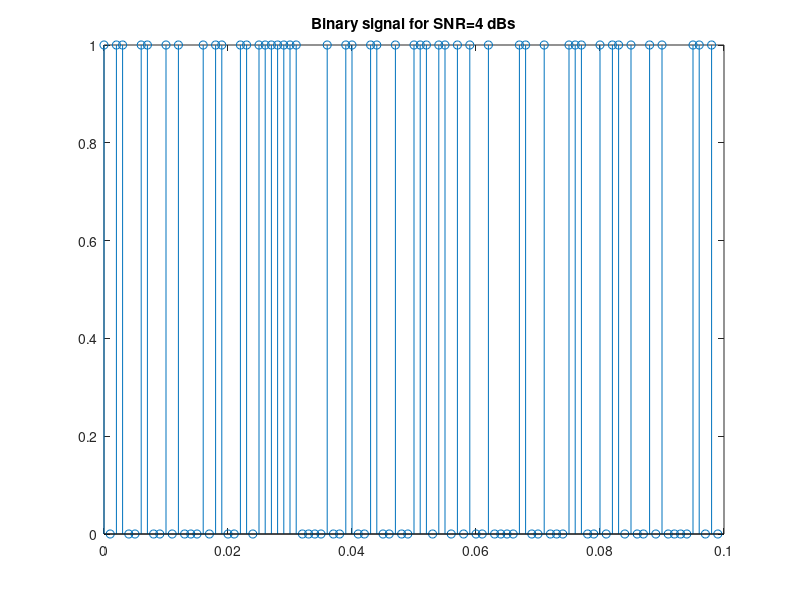
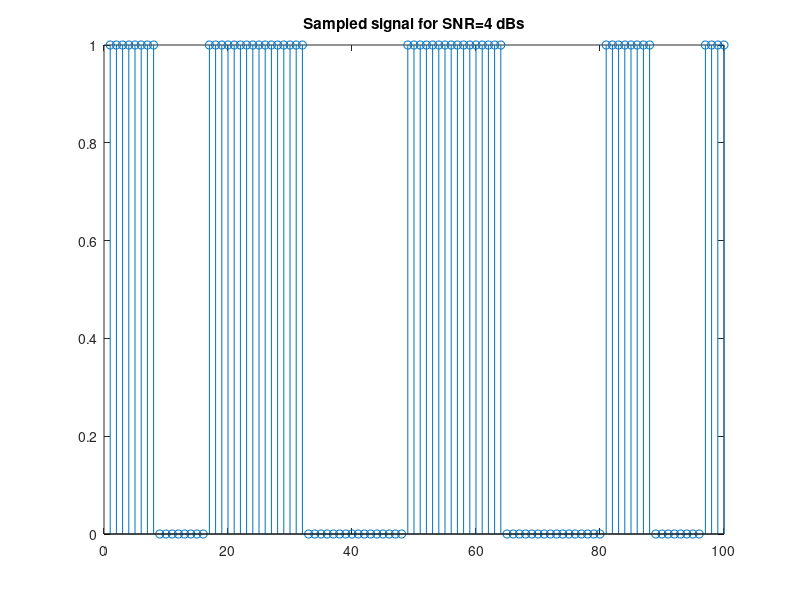
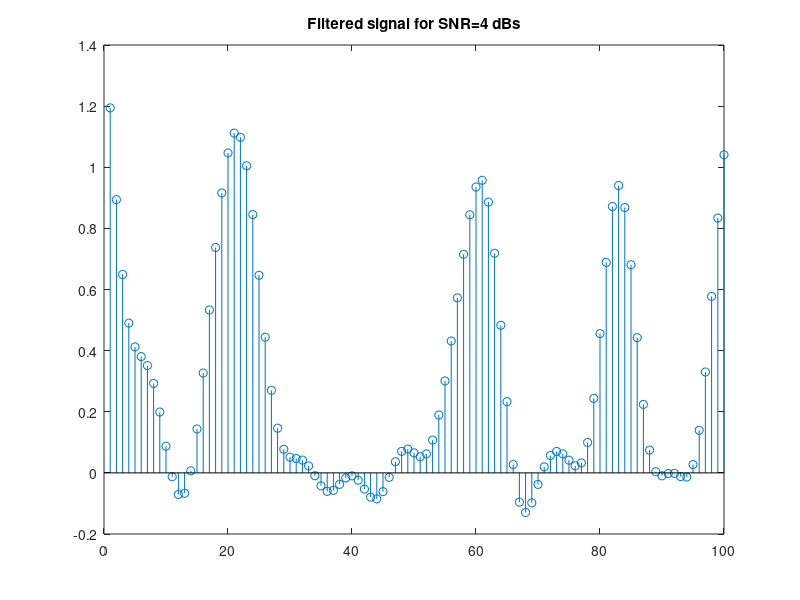
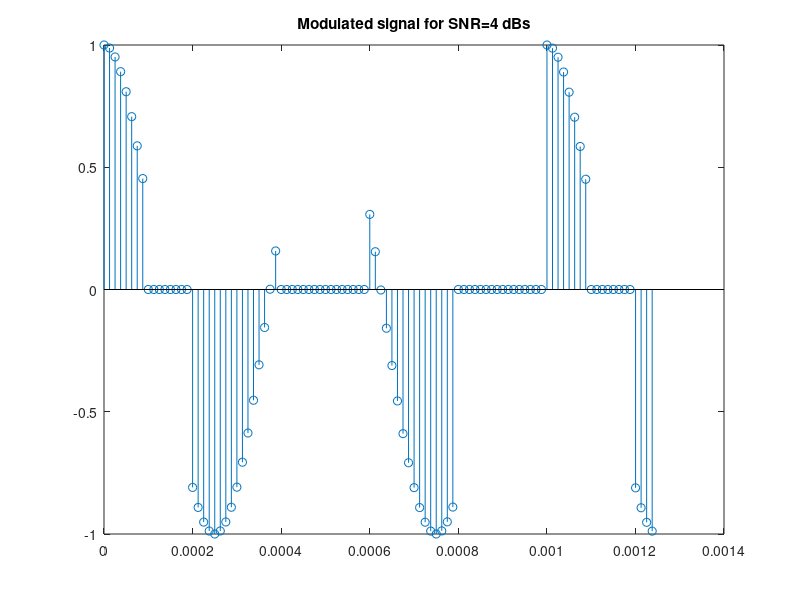

Write MATLAB code to recreate these figures, in order.
 % the code is to get all the related data from a single execution
    snr = 4; % 4db
    N = 500;
    data_rate = 1000;
    % creating N bits, the bit rate is 1000bps(1000 bits per second)

    data = randint(N,1);
    Fs = 8000; % sampling frequency
    data_t = 0:1/data_rate:(N-1)/data_rate;
    samplesPerBit  = Fs/data_rate;

    k=1;
    for i = 1:N
        for j = 1:samplesPerBit  % these loops create the
            y(k) = data(i);      % bit stream: y is 8000hz(8000 samples per second), data is 1000 samples per second
            k=k+1;
        end 
    end  

    end_time = length(y)*(1/Fs);
    t = linspace(0,0.05,length(y));
    fc = 2000;
    carrier = cos(2*pi*fc*t);
    % plot(carrier)

    modulated_signal = carrier.*y;

    % snr = 3; %3db
    noised_signal = awgn(modulated_signal,snr,'measured');

    demodulate_signal = noised_signal.*carrier;

    [b,a] = butter(5,fc/Fs);
    Filtered_signal = filtfilt(b,a,demodulate_signal);

    new_data = zeros(1,length(data));
    for index = 1:samplesPerBit:length(y)
        temp = Filtered_signal(index:index+samplesPerBit-1);
        new_data(ceil(index/8)) = mean(temp) > 0.25;  %attundate by half
    end
    ber = length(find(data==new_data'))/length(data);
%%%%
iter = 1:100;
cell_event1 = 'Binary signal';
cell_event2 =  'Sampled signal';
cell_event3 = 'Filtered signal';
cell_event4 = 'Modulated signal';
cell_event5 = 'Received signal';

events = {cell_event1;cell_event2;cell_event3;cell_event4;cell_event5};
for iter_event = 1:length(events)
    cell_event = events{iter_event};
    appe = ' for SNR=4 dBs'; 
    str = strcat(cell_event,appe);
    switch cell_event
        case{'Binary signal'}
            stem(data_t(iter),data(iter))
            title(str)
        case{'Sampled signal'}
            stem(y(iter))
            title(str)
        case{'Modulated signal'}
            stem(t(iter),modulated_signal(iter))
            title(str)
        case{'Received signal'}
            stem(t(iter),noised_signal(iter))
            title(str)
        case{'Filtered signal'}
            stem(Filtered_signal(iter)) 
            title(str)
    end
     print(str,'-dpng');
end



